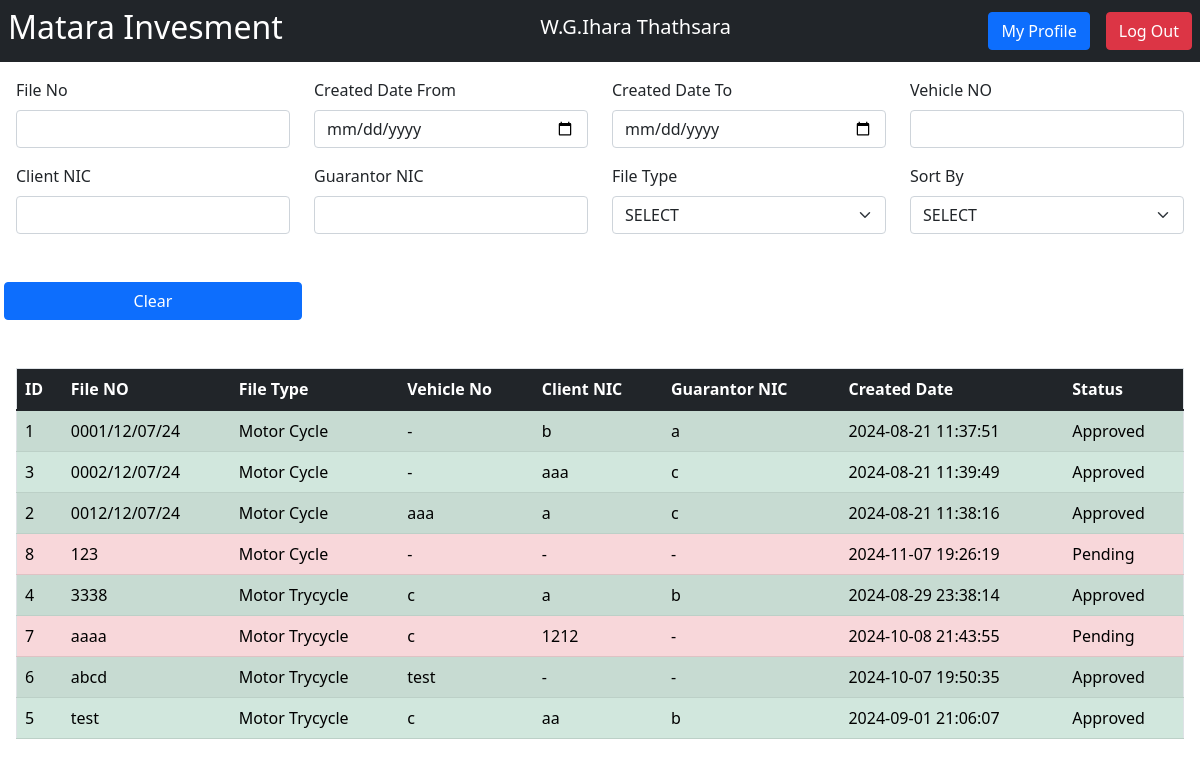
Screenshot of /all-files.php (signed in) with the database file from the repository.
### tables this page shows
CREATE TABLE IF NOT EXISTS `insurance_file` (
  `id` int NOT NULL AUTO_INCREMENT,
  `file_no` varchar(50) DEFAULT NULL,
  `user_id` int DEFAULT NULL,
  `file_type_id` int DEFAULT NULL,
  `created_at` timestamp NULL DEFAULT CURRENT_TIMESTAMP,
  `updated_at` timestamp NULL DEFAULT CURRENT_TIMESTAMP ON UPDATE CURRENT_TIMESTAMP,
  PRIMARY KEY (`id`),
  KEY `FK_insurance_file_user` (`user_id`),
  KEY `FK_insurance_file_file_type` (`file_type_id`),
  CONSTRAINT `FK_insurance_file_file_type` FOREIGN KEY (`file_type_id`) REFERENCES `file_type` (`id`),
  CONSTRAINT `FK_insurance_file_user` FOREIGN KEY (`user_id`) REFERENCES `user` (`id`)
);

CREATE TABLE IF NOT EXISTS `file_type` (
  `id` int NOT NULL AUTO_INCREMENT,
  `name` varchar(50) DEFAULT NULL,
  PRIMARY KEY (`id`)
);

CREATE TABLE IF NOT EXISTS `client` (
  `id` int NOT NULL AUTO_INCREMENT,
  `insurance_file_id` int DEFAULT NULL,
  `full_name` varchar(50) DEFAULT NULL,
  `name_with_initial` varchar(50) DEFAULT NULL,
  `address` text,
  `dob` varchar(50) DEFAULT NULL,
  `nic` varchar(50) DEFAULT NULL,
  `tel` varchar(50) DEFAULT NULL,
  `mobile` varchar(50) DEFAULT NULL,
  `user_title_id` int DEFAULT NULL,
  `nic_font_img_path` text,
  `nic_back_img_path` text,
  `spouse_full_name` varchar(50) DEFAULT NULL,
  `spouse_nic` varchar(50) DEFAULT NULL,
  `spouse_tel` varchar(50) DEFAULT NULL,
  `spouse_profession` varchar(50) DEFAULT NULL,
  `business_name` varchar(50) DEFAULT NULL,
  `business_address` text,
  `business_reg_no` varchar(50) DEFAULT NULL,
  `business_nature` varchar(50) DEFAULT NULL,
  `employment_income` double DEFAULT NULL,
  `other_income` double DEFAULT NULL,
  `living_cost` double DEFAULT NULL,
  `loan_repayment` double DEFAULT NULL,
  `equipment_type_id` int DEFAULT NULL,
  `supplier` varchar(50) DEFAULT NULL,
  `required_item_type` varchar(50) DEFAULT NULL,
  `required_item_facility_amount` double DEFAULT NULL,
  `requied_item_color` varchar(50) DEFAULT NULL,
  `required_item_lease_period` varchar(50) DEFAULT NULL,
  `purpose_of_use` text,
  `other_details` text,
  `created_at` timestamp NULL DEFAULT CURRENT_TIMESTAMP,
  `updated_at` timestamp NULL DEFAULT CURRENT_TIMESTAMP ON UPDATE CURRENT_TIMESTAMP,
  PRIMARY KEY (`id`),
  KEY `FK_client_user_title` (`user_title_id`),
  KEY `FK_client_insurance_file` (`insurance_file_id`),
  CONSTRAINT `FK_client_insurance_file` FOREIGN KEY (`insurance_file_id`) REFERENCES `insurance_file` (`id`),
  CONSTRAINT `FK_client_user_title` FOREIGN KEY (`user_title_id`) REFERENCES `user_title` (`id`)
);

CREATE TABLE IF NOT EXISTS `guarantor` (
  `id` int NOT NULL AUTO_INCREMENT,
  `insurance_file_id` int DEFAULT NULL,
  `full_name` varchar(50) DEFAULT NULL,
  `name_with_initial` varchar(50) DEFAULT NULL,
  `address` text,
  `dob` varchar(50) DEFAULT NULL,
  `nic` varchar(50) DEFAULT NULL,
  `tel` varchar(50) DEFAULT NULL,
  `mobile` varchar(50) DEFAULT NULL,
  `user_title_id` int DEFAULT NULL,
  `nic_font_img_path` text,
  `nic_back_img_path` text,
  `spouse_full_name` varchar(50) DEFAULT NULL,
  `spouse_nic` varchar(50) DEFAULT NULL,
  `spouse_tel` varchar(50) DEFAULT NULL,
  `spouse_profession` varchar(50) DEFAULT NULL,
  `business_name` varchar(50) DEFAULT NULL,
  `business_address` text,
  `business_reg_no` varchar(50) DEFAULT NULL,
  `business_nature` varchar(50) DEFAULT NULL,
  `employment_income` double DEFAULT NULL,
  `other_income` double DEFAULT NULL,
  `living_cost` double DEFAULT NULL,
  `loan_repayment` double DEFAULT NULL,
  `other_details` text,
  `created_at` timestamp NULL DEFAULT CURRENT_TIMESTAMP,
  `updated_at` timestamp NULL DEFAULT CURRENT_TIMESTAMP ON UPDATE CURRENT_TIMESTAMP,
  PRIMARY KEY (`id`),
  KEY `FK_guarantor_insurance_file` (`insurance_file_id`),
  KEY `FK_guarantor_user_title` (`user_title_id`),
  CONSTRAINT `FK_guarantor_insurance_file` FOREIGN KEY (`insurance_file_id`) REFERENCES `insurance_file` (`id`),
  CONSTRAINT `FK_guarantor_user_title` FOREIGN KEY (`user_title_id`) REFERENCES `user_title` (`id`)
);

CREATE TABLE IF NOT EXISTS `user` (
  `id` int NOT NULL AUTO_INCREMENT,
  `emp_no` varchar(50) DEFAULT NULL,
  `full_name` varchar(50) DEFAULT NULL,
  `name_with_initial` varchar(50) DEFAULT NULL,
  `email` varchar(50) DEFAULT NULL,
  `mobile` varchar(10) DEFAULT NULL,
  `nic` varchar(10) DEFAULT NULL,
  `password` text,
  `address` varchar(50) DEFAULT NULL,
  `user_type_id` int DEFAULT NULL,
  `user_status_id` int DEFAULT '1',
  `created_at` timestamp NULL DEFAULT CURRENT_TIMESTAMP,
  `updated_at` timestamp NOT NULL DEFAULT CURRENT_TIMESTAMP ON UPDATE CURRENT_TIMESTAMP,
  PRIMARY KEY (`id`),
  KEY `FK_user_user_type` (`user_type_id`),
  KEY `FK_user_user_status` (`user_status_id`),
  CONSTRAINT `FK_user_user_status` FOREIGN KEY (`user_status_id`) REFERENCES `user_status` (`id`),
  CONSTRAINT `FK_user_user_type` FOREIGN KEY (`user_type_id`) REFERENCES `user_type` (`id`)
);

CREATE TABLE IF NOT EXISTS `vehicle` (
  `id` int NOT NULL AUTO_INCREMENT,
  `insurance_file_id` int NOT NULL DEFAULT '0',
  `vehicle_type_id` int NOT NULL DEFAULT '0',
  `proposer` varchar(50) DEFAULT NULL,
  `reg_no` varchar(50) DEFAULT NULL,
  `engine_no` varchar(50) DEFAULT NULL,
  `chassis_no` varchar(50) DEFAULT NULL,
  `dateOfInspection` date DEFAULT NULL,
  `meter_reading` varchar(50) DEFAULT NULL,
  `model` varchar(50) DEFAULT NULL,
  `valuers_name` varchar(50) DEFAULT NULL,
  `enstimate_value` varchar(50) DEFAULT NULL,
  `manufacture_year` varchar(50) DEFAULT NULL,
  `inspect_at` varchar(50) DEFAULT NULL,
  `insurance_renew_date` date DEFAULT NULL,
  `license_renew_date` date DEFAULT NULL,
  `vehicle_rb_img_path` text,
  `vehicle_front_img_path` text,
  `vehicle_back_img_path` text,
  `vehicle_engine_img_path` text,
  `vehicle_chassis_img_path` text,
  `other_accessories` text,
  `duplicate_key` varchar(50) DEFAULT NULL,
  `vehicle_body_type_id` int DEFAULT NULL,
  `generalApperanceStatus` int DEFAULT NULL,
  `painWorkStatus` int DEFAULT NULL,
  `painWorkColor` varchar(50) DEFAULT NULL,
  `upholsteryStatus` int DEFAULT NULL,
  `upholsteryColor` varchar(50) DEFAULT NULL,
  `rightFrontTyreStatus` int DEFAULT NULL,
  `leftFrontTyreStatus` int DEFAULT NULL,
  `rightRearTyreStatus` int DEFAULT NULL,
  `leftRearTyreStatus` int DEFAULT NULL,
  `batteryStatus` int DEFAULT NULL,
  `other_details` text,
  `created_at` timestamp NULL DEFAULT CURRENT_TIMESTAMP,
  `updated_at` timestamp NULL DEFAULT CURRENT_TIMESTAMP ON UPDATE CURRENT_TIMESTAMP,
  PRIMARY KEY (`id`),
  KEY `FK_vehicle_vehicle_type` (`vehicle_type_id`),
  KEY `FK_vehicle_vehicle_body_type` (`vehicle_body_type_id`),
  KEY `FK_vehicle_vehicle_accessory_status` (`generalApperanceStatus`),
  KEY `FK_vehicle_vehicle_accessory_status_2` (`painWorkStatus`),
  KEY `FK_vehicle_vehicle_accessory_status_3` (`upholsteryStatus`),
  KEY `FK_vehicle_vehicle_accessory_status_4` (`rightFrontTyreStatus`),
  KEY `FK_vehicle_vehicle_accessory_status_5` (`leftFrontTyreStatus`),
  KEY `FK_vehicle_vehicle_accessory_status_6` (`rightRearTyreStatus`),
  KEY `FK_vehicle_vehicle_accessory_status_7` (`leftRearTyreStatus`),
  KEY `FK_vehicle_vehicle_accessory_status_8` (`batteryStatus`),
  KEY `FK_vehicle_insurance_file` (`insurance_file_id`),
  CONSTRAINT `FK_vehicle_insurance_file` FOREIGN KEY (`insurance_file_id`) REFERENCES `insurance_file` (`id`),
  CONSTRAINT `FK_vehicle_vehicle_accessory_status` FOREIGN KEY (`generalApperanceStatus`) REFERENCES `vehicle_accessory_status` (`id`),
  CONSTRAINT `FK_vehicle_vehicle_accessory_status_2` FOREIGN KEY (`painWorkStatus`) REFERENCES `vehicle_accessory_status` (`id`),
  CONSTRAINT `FK_vehicle_vehicle_accessory_status_3` FOREIGN KEY (`upholsteryStatus`) REFERENCES `vehicle_accessory_status` (`id`),
  CONSTRAINT `FK_vehicle_vehicle_accessory_status_4` FOREIGN KEY (`rightFrontTyreStatus`) REFERENCES `vehicle_accessory_status` (`id`),
  CONSTRAINT `FK_vehicle_vehicle_accessory_status_5` FOREIGN KEY (`leftFrontTyreStatus`) REFERENCES `vehicle_accessory_status` (`id`),
  CONSTRAINT `FK_vehicle_vehicle_accessory_status_6` FOREIGN KEY (`rightRearTyreStatus`) REFERENCES `vehicle_accessory_status` (`id`),
  CONSTRAINT `FK_vehicle_vehicle_accessory_status_7` FOREIGN KEY (`leftRearTyreStatus`) REFERENCES `vehicle_accessory_status` (`id`),
  CONSTRAINT `FK_vehicle_vehicle_accessory_status_8` FOREIGN KEY (`batteryStatus`) REFERENCES `vehicle_accessory_status` (`id`),
  CONSTRAINT `FK_vehicle_vehicle_body_type` FOREIGN KEY (`vehicle_body_type_id`) REFERENCES `vehicle_body_type` (`id`),
  CONSTRAINT `FK_vehicle_vehicle_type` FOREIGN KEY (`vehicle_type_id`) REFERENCES `vehicle_type` (`id`)
);

### all-files.php (the view, shortened to what the rows shown need)
<?php
if (isset($_SESSION["user"])) {
    require "connection.php";
    ?>
    <!DOCTYPE html>
    <html lang="en">
    <head>
        <link rel="stylesheet" href="bootstrap.css" />
        <link rel="stylesheet" href="style.css" />
    </head>
    <body>
        <div class="container-fluid">
            <div class="row">
                <?php
                require "header.php";
                ?>
                <div class="col-12 table-responsive p-3">
                    <table class="table table-hover table-striped border">
                        <thead>
                            <tr class="bg-dark text-white">
                                <th>ID</th>
                                <th>File NO</th>
                                <th>File Type</th>
                                <th>Vehicle No</th>
                                <th>Client NIC</th>
                                <th>Guarantor NIC</th>
                                <th>Created Date</th>
                                <th>Status</th>
                            </tr>
                        </thead>
                        <tbody id="filesTableBody">
                            <?php
                            $files_rs = Database::search("SELECT `insurance_file`.`id`,`insurance_file`.`file_no`,`insurance_file`.`created_at`,`file_type`.`name` FROM `insurance_file` INNER JOIN `file_type` ON `insurance_file`.`file_type_id`=`file_type`.`id` ORDER BY `insurance_file`.`file_no` ASC");
                            $files_num = $files_rs->num_rows;
                            for ($i = 0; $i < $files_num; $i++) {
                                $file_data = $files_rs->fetch_assoc();
                                $file_id = $file_data["id"];
                                $client_rs = Database::search("SELECT * FROM `client` WHERE `insurance_file_id` = ?", [$file_id], "s");
                                $client_data = $client_rs->fetch_assoc();
                                $guarantor_rs = Database::search("SELECT * FROM `guarantor` WHERE `insurance_file_id` = ?", [$file_id], "s");
                                $guarantor_data = $guarantor_rs->fetch_assoc();
                                $vehicle_rs = Database::search("SELECT * FROM `vehicle` WHERE `insurance_file_id` = ?", [$file_id], "s");
                                $vehicle_data = $vehicle_rs->fetch_assoc();
                                $file_status_rs = Database::search("SELECT * FROM `insurance_file_status` INNER JOIN `user` ON `insurance_file_status`.`user_id`=`user`.`id` WHERE `insurance_file_status`.`insurance_file_id`=? AND `insurance_file_status`.`status_id`=?", [$file_id, "2"], "ss");
                                $file_status_num = $file_status_rs->num_rows;
                                $file_status = "Pending";
                                if ($file_status_num > 0) {
                                    $file_status_data = $file_status_rs->fetch_assoc();
                                    if ($file_status_data['user_type_id'] == "1") {
                                        $file_status = "Approved";
                                    } else if ($file_status_num == 1) {
                                        $file_status = "Pending 50%";
                                    } else if ($file_status_num == 2) {
                                        $file_status = "Approved";
                                    }
                                }
                                ?>
                                <tr class="<?php
                                if ($file_status == "Pending") {
                                    echo "table-danger";
                                } else if ($file_status == "Approved") {
                                    echo "table-success";
                                }
                                ?>" onclick="window.location='update-file.php?fileNo=<?php echo $file_id; ?>';"
                                    style="cursor: pointer;">
                                    <td><?php echo $file_id; ?></td>
                                    <td><?php echo $file_data["file_no"]; ?></td>
                                    <td><?php echo $file_data["name"]; ?></td>
                                    <td><?php echo isset($vehicle_data['reg_no']) ? $vehicle_data['reg_no'] : '-'; ?></td>
                                    <td><?php echo isset($client_data['nic']) ? $client_data['nic'] : '-'; ?></td>
                                    <td><?php echo isset($guarantor_data['nic']) ? $guarantor_data['nic'] : '-'; ?></td>
                                    <td><?php echo $file_data["created_at"]; ?></td>
                                    <td><?php echo $file_status; ?></td>
                                </tr>
                                <?php
                            }
                            ?>
                        </tbody>
                    </table>
                </div>
            </div>
        </div>
    </body>
    </html>
    <?php
} else {
    header("Location: login.php");
}
?>

### rows the page displays
insurance_file: id "1", file_no "0001/12/07/24", file_type.name "Motor Cycle", client.nic "b", guarantor.nic "a", created_at "2024-08-21 11:37:51", user.user_type_id "Approved"
insurance_file: id "3", file_no "0002/12/07/24", file_type.name "Motor Cycle", client.nic "aaa", guarantor.nic "c", created_at "2024-08-21 11:39:49", user.user_type_id "Approved"
insurance_file: id "2", file_no "0012/12/07/24", file_type.name "Motor Cycle", vehicle.reg_no "aaa", client.nic "a", guarantor.nic "c", created_at "2024-08-21 11:38:16", user.user_type_id "Approved"
insurance_file: id "8", file_no "123", file_type.name "Motor Cycle", created_at "2024-11-07 19:26:19", file_status "Pending"
insurance_file: id "4", file_no "3338", file_type.name "Motor Trycycle", vehicle.reg_no "c", client.nic "a", guarantor.nic "b", created_at "2024-08-29 23:38:14", file_status "Approved"
insurance_file: id "7", file_no "aaaa", file_type.name "Motor Trycycle", vehicle.reg_no "c", client.nic "1212", created_at "2024-10-08 21:43:55", file_status "Pending"
insurance_file: id "6", file_no "abcd", file_type.name "Motor Trycycle", vehicle.reg_no "test", created_at "2024-10-07 19:50:35", file_status "Approved"
insurance_file: id "5", file_no "test", file_type.name "Motor Trycycle", vehicle.reg_no "c", client.nic "aa", guarantor.nic "b", created_at "2024-09-01 21:06:07", user.user_type_id "Approved"

### other values shown
$_SESSION["user"]["name_with_initial"] "W.G.Ihara Thathsara"
